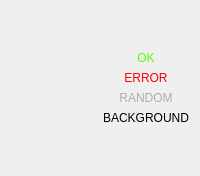
      <widget class="QWidget" name="tab">
       <property name="autoFillBackground">
        <bool>true</bool>
       </property>
       <attribute name="title">
        <string>QKD results/det</string>
       </attribute>
       <layout class="QVBoxLayout" name="verticalLayout_20">
        <item>
         <layout class="QHBoxLayout" name="horizontalLayout_32">
          <item>
           <layout class="QVBoxLayout" name="verticalLayout_19">
            <property name="sizeConstraint">
             <enum>QLayout::SetMaximumSize</enum>
            </property>
            <item>
             <widget class="QCustomPlot" name="QKD_H1_results" native="true">
              <property name="sizePolicy">
               <sizepolicy hsizetype="Expanding" vsizetype="Preferred">
                <horstretch>0</horstretch>
                <verstretch>0</verstretch>
               </sizepolicy>
              </property>
              <layout class="QVBoxLayout" name="verticalLayout_48"/>
             </widget>
            </item>
            <item>
             <widget class="QCustomPlot" name="QKD_H2_results" native="true">
              <property name="sizePolicy">
               <sizepolicy hsizetype="Expanding" vsizetype="Preferred">
                <horstretch>0</horstretch>
                <verstretch>0</verstretch>
               </sizepolicy>
              </property>
              <layout class="QVBoxLayout" name="verticalLayout_42"/>
             </widget>
            </item>
            <item>
             <widget class="QCustomPlot" name="QKD_H3_results" native="true">
              <property name="sizePolicy">
               <sizepolicy hsizetype="Expanding" vsizetype="Preferred">
                <horstretch>0</horstretch>
                <verstretch>0</verstretch>
               </sizepolicy>
              </property>
              <layout class="QVBoxLayout" name="verticalLayout_21"/>
             </widget>
            </item>
           </layout>
          </item>
          <item>
           <layout class="QVBoxLayout" name="verticalLayout_49">
            <property name="sizeConstraint">
             <enum>QLayout::SetMinimumSize</enum>
            </property>
            <item>
             <spacer name="verticalSpacer_2">
              <property name="orientation">
               <enum>Qt::Vertical</enum>
              </property>
              <property name="sizeHint" stdset="0">
               <size>
                <width>20</width>
                <height>40</height>
               </size>
              </property>
             </spacer>
            </item>
            <item>
             <widget class="QLabel" name="label_111">
              <property name="palette">
               <palette>
                <active>
                 <colorrole role="WindowText">
                  <brush brushstyle="SolidPattern">
                   <color alpha="255">
                    <red>85</red>
                    <green>255</green>
                    <blue>0</blue>
                   </color>
                  </brush>
                 </colorrole>
                </active>
                <inactive>
                 <colorrole role="WindowText">
                  <brush brushstyle="SolidPattern">
                   <color alpha="255">
                    <red>85</red>
                    <green>255</green>
                    <blue>0</blue>
                   </color>
                  </brush>
                 </colorrole>
                </inactive>
                <disabled>
                 <colorrole role="WindowText">
                  <brush brushstyle="SolidPattern">
                   <color alpha="255">
                    <red>190</red>
                    <green>190</green>
                    <blue>190</blue>
                   </color>
                  </brush>
                 </colorrole>
                </disabled>
               </palette>
              </property>
              <property name="text">
               <string>OK</string>
              </property>
              <property name="alignment">
               <set>Qt::AlignCenter</set>
              </property>
             </widget>
            </item>
            <item>
             <widget class="QLabel" name="label_135">
              <property name="palette">
               <palette>
                <active>
                 <colorrole role="WindowText">
                  <brush brushstyle="SolidPattern">
                   <color alpha="255">
                    <red>255</red>
                    <green>0</green>
                    <blue>0</blue>
                   </color>
                  </brush>
                 </colorrole>
                </active>
                <inactive>
                 <colorrole role="WindowText">
                  <brush brushstyle="SolidPattern">
                   <color alpha="255">
                    <red>255</red>
                    <green>0</green>
                    <blue>0</blue>
                   </color>
                  </brush>
                 </colorrole>
                </inactive>
                <disabled>
                 <colorrole role="WindowText">
                  <brush brushstyle="SolidPattern">
                   <color alpha="255">
                    <red>190</red>
                    <green>190</green>
                    <blue>190</blue>
                   </color>
                  </brush>
                 </colorrole>
                </disabled>
               </palette>
              </property>
              <property name="text">
               <string>ERROR</string>
              </property>
              <property name="alignment">
               <set>Qt::AlignCenter</set>
              </property>
             </widget>
            </item>
            <item>
             <widget class="QLabel" name="label_113">
              <property name="palette">
               <palette>
                <active>
                 <colorrole role="WindowText">
                  <brush brushstyle="SolidPattern">
                   <color alpha="255">
                    <red>174</red>
                    <green>174</green>
                    <blue>174</blue>
                   </color>
                  </brush>
                 </colorrole>
                </active>
                <inactive>
                 <colorrole role="WindowText">
                  <brush brushstyle="SolidPattern">
                   <color alpha="255">
                    <red>174</red>
                    <green>174</green>
                    <blue>174</blue>
                   </color>
                  </brush>
                 </colorrole>
                </inactive>
                <disabled>
                 <colorrole role="WindowText">
                  <brush brushstyle="SolidPattern">
                   <color alpha="255">
                    <red>190</red>
                    <green>190</green>
                    <blue>190</blue>
                   </color>
                  </brush>
                 </colorrole>
                </disabled>
               </palette>
              </property>
              <property name="text">
               <string>RANDOM</string>
              </property>
              <property name="alignment">
               <set>Qt::AlignCenter</set>
              </property>
             </widget>
            </item>
            <item>
             <widget class="QLabel" name="label_112">
              <property name="text">
               <string>BACKGROUND</string>
              </property>
              <property name="alignment">
               <set>Qt::AlignCenter</set>
              </property>
             </widget>
            </item>
            <item>
             <spacer name="verticalSpacer_3">
              <property name="orientation">
               <enum>Qt::Vertical</enum>
              </property>
              <property name="sizeHint" stdset="0">
               <size>
                <width>20</width>
                <height>40</height>
               </size>
              </property>
             </spacer>
            </item>
           </layout>
          </item>
         </layout>
        </item>
       </layout>
      </widget>
